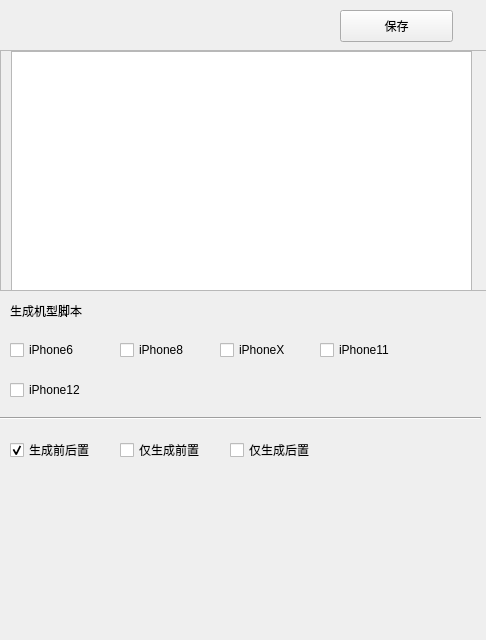
<?xml version="1.0" encoding="UTF-8"?>
<ui version="4.0">
 <class>Form</class>
 <widget class="QWidget" name="Form">
  <property name="geometry">
   <rect>
    <x>0</x>
    <y>0</y>
    <width>486</width>
    <height>640</height>
   </rect>
  </property>
  <property name="windowTitle">
   <string>gogogo脚本编辑</string>
  </property>
  <property name="autoFillBackground">
   <bool>true</bool>
  </property>
  <widget class="QScrollArea" name="scrollArea">
   <property name="geometry">
    <rect>
     <x>0</x>
     <y>50</y>
     <width>491</width>
     <height>241</height>
    </rect>
   </property>
   <property name="autoFillBackground">
    <bool>true</bool>
   </property>
   <property name="widgetResizable">
    <bool>true</bool>
   </property>
   <property name="alignment">
    <set>Qt::AlignLeading|Qt::AlignLeft|Qt::AlignTop</set>
   </property>
   <widget class="QWidget" name="scrollAreaWidgetContents">
    <property name="geometry">
     <rect>
      <x>0</x>
      <y>0</y>
      <width>489</width>
      <height>239</height>
     </rect>
    </property>
    <widget class="QTextEdit" name="et_script">
     <property name="geometry">
      <rect>
       <x>10</x>
       <y>0</y>
       <width>461</width>
       <height>241</height>
      </rect>
     </property>
     <property name="autoFillBackground">
      <bool>true</bool>
     </property>
     <property name="acceptRichText">
      <bool>false</bool>
     </property>
    </widget>
   </widget>
  </widget>
  <widget class="QLabel" name="label">
   <property name="geometry">
    <rect>
     <x>10</x>
     <y>300</y>
     <width>121</width>
     <height>21</height>
    </rect>
   </property>
   <property name="text">
    <string>生成机型脚本</string>
   </property>
  </widget>
  <widget class="QCheckBox" name="cb_iphone6">
   <property name="geometry">
    <rect>
     <x>10</x>
     <y>340</y>
     <width>87</width>
     <height>20</height>
    </rect>
   </property>
   <property name="text">
    <string>iPhone6</string>
   </property>
  </widget>
  <widget class="QCheckBox" name="cb_iphone8">
   <property name="geometry">
    <rect>
     <x>120</x>
     <y>340</y>
     <width>87</width>
     <height>20</height>
    </rect>
   </property>
   <property name="text">
    <string>iPhone8</string>
   </property>
  </widget>
  <widget class="QCheckBox" name="cb_iphonex">
   <property name="geometry">
    <rect>
     <x>220</x>
     <y>340</y>
     <width>87</width>
     <height>20</height>
    </rect>
   </property>
   <property name="text">
    <string>iPhoneX</string>
   </property>
  </widget>
  <widget class="QCheckBox" name="cb_iphone12">
   <property name="geometry">
    <rect>
     <x>10</x>
     <y>380</y>
     <width>87</width>
     <height>20</height>
    </rect>
   </property>
   <property name="text">
    <string>iPhone12</string>
   </property>
  </widget>
  <widget class="QCheckBox" name="cb_only_front">
   <property name="geometry">
    <rect>
     <x>120</x>
     <y>440</y>
     <width>87</width>
     <height>20</height>
    </rect>
   </property>
   <property name="text">
    <string>仅生成前置</string>
   </property>
  </widget>
  <widget class="QCheckBox" name="cb_only_back">
   <property name="geometry">
    <rect>
     <x>230</x>
     <y>440</y>
     <width>87</width>
     <height>20</height>
    </rect>
   </property>
   <property name="text">
    <string>仅生成后置</string>
   </property>
  </widget>
  <widget class="QCheckBox" name="cb_gen_all">
   <property name="geometry">
    <rect>
     <x>10</x>
     <y>440</y>
     <width>87</width>
     <height>20</height>
    </rect>
   </property>
   <property name="text">
    <string>生成前后置</string>
   </property>
   <property name="checked">
    <bool>true</bool>
   </property>
  </widget>
  <widget class="Line" name="line">
   <property name="geometry">
    <rect>
     <x>0</x>
     <y>410</y>
     <width>481</width>
     <height>16</height>
    </rect>
   </property>
   <property name="orientation">
    <enum>Qt::Horizontal</enum>
   </property>
  </widget>
  <widget class="QPushButton" name="btn_save">
   <property name="geometry">
    <rect>
     <x>340</x>
     <y>10</y>
     <width>113</width>
     <height>32</height>
    </rect>
   </property>
   <property name="text">
    <string>保存</string>
   </property>
  </widget>
  <widget class="QCheckBox" name="cb_iphone11">
   <property name="geometry">
    <rect>
     <x>320</x>
     <y>340</y>
     <width>87</width>
     <height>20</height>
    </rect>
   </property>
   <property name="text">
    <string>iPhone11</string>
   </property>
  </widget>
 </widget>
 <resources/>
 <connections/>
</ui>
